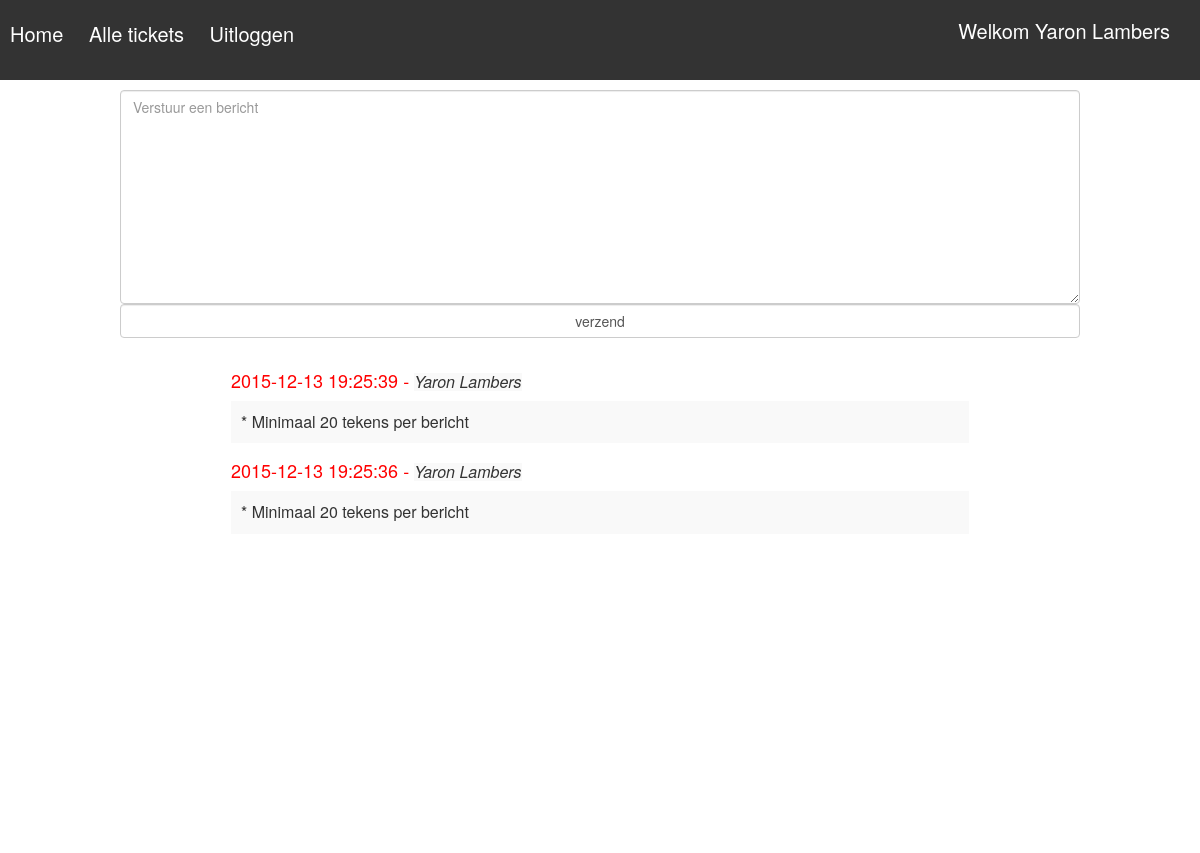
Page /includes/chat.php?id=1 (signed in) on the committed database.
### tables this page shows
CREATE TABLE `user` (
  `id` int(5) NOT NULL,
  `firstname` varchar(45) NOT NULL,
  `lastname` varchar(45) NOT NULL,
  `phone` int(14) NOT NULL,
  `role` int(2) NOT NULL DEFAULT '1',
  `email` varchar(100) NOT NULL,
  `password` varchar(32) NOT NULL
);

CREATE TABLE `chat` (
  `id` int(11) NOT NULL,
  `message` longtext NOT NULL,
  `user_id` int(11) NOT NULL,
  `ticket_id` int(11) NOT NULL,
  `post_time` varchar(20) NOT NULL
);

### includes/chat.php (the view, shortened to what this page needs)
<!doctype html>
<html lang="en">
<head>
    <link rel="stylesheet" href="../css/style.css">
    <link rel="stylesheet" href="../css/bootstrap.css">
</head>
<body>
<?php
include_once('database.php');
$email = $_SESSION['email'];
$user_email = "SELECT * FROM user WHERE email LIKE '%$email%'";
$result = mysqli_query($db, $user_email);
$row = mysqli_fetch_assoc($result);
$userName = $row['firstname'] ." ". $row['lastname']. "<br/>";
if(!empty($_SESSION['email'])){
    echo '<div class="menubar">';
    echo "<h2>"."Welkom ". $userName."</h2>"."<br/>";
    echo '<a href="ticket.php">Home </a> ';
    echo '<a class="menu" href="ticket.php"> Alle tickets </a>';
    echo '<a href="logout.php">Uitloggen </a>';
    echo '</div>';
}else{
    header('location: ../index.php');
}
$chatId = $_GET['id'];
echo '
    <div class="containerForm">
    <form action="" method="post" role="form">
        <div class="form-group">
            <textarea class="form-control" name="message" rows="10" placeholder="Verstuur een bericht"></textarea>
            <input type="submit" class="form-control" name="chat" value="verzend" />
        ';
    $queryMSg = "SELECT * FROM chat WHERE  ticket_id='$chatId' ORDER BY post_time DESC";
    $msgResult = mysqli_query($db, $queryMSg);
        echo '
            <div class="chat">
        ';
        while ($row = mysqli_fetch_array($msgResult)) {
            $userid = $row['user_id'];
            $queryUser = "SELECT * FROM user WHERE id='$userid' ";
            $sqlUser = mysqli_query($db, $queryUser);
            $rowUser = mysqli_fetch_array($sqlUser);
            $userName = $rowUser['firstname']." ". $rowUser['lastname'];
            echo '<div class="time"> ';
                echo $row['post_time']. " - <h2> " .$userName . "</h2>";
            echo '</div>';
            echo '<div class="msg">';
                echo $row['message']."<br/>";
            echo '</div>';
        }
    echo '
            </div>
        </div>
    ';

### css/style.css (style rules this page uses)
body { margin: 0; padding: 0; }
.containerForm { width: 80%; height: auto; margin: 0 auto; background: #fff; }
.chat { height: 500px; margin: 0 auto; width: 80%; top: 10px; padding: 15px; overflow: auto; }
.chat .time { font-size: 18px; color: #ff0000; }
.chat .time h2 { font-size: 16px; display: inline-block; font-style: italic; color: #333; background: #F9F9F9; }
.chat .msg { font-size: 16px; padding: 10px; background: #F9F9F9; }
.menubar { width: 100%; height: 80px; color: #000; background: #333; margin-bottom: 10px; }
.menubar h2 { font-size: 20px; color: #fff; display: inline-block; position: absolute; right: 30px; }
.menubar a { color: #fff; font-size: 20px; text-decoration: none; padding: 0 10px; }

### rows in the picture
user: firstname "Yaron", lastname "Lambers"
chat: post_time "2015-12-13 19:25:39", user.lastname "Yaron Lambers", message "* Minimaal 20 tekens per bericht"
chat: post_time "2015-12-13 19:25:36", user.lastname "Yaron Lambers", message "* Minimaal 20 tekens per bericht"
